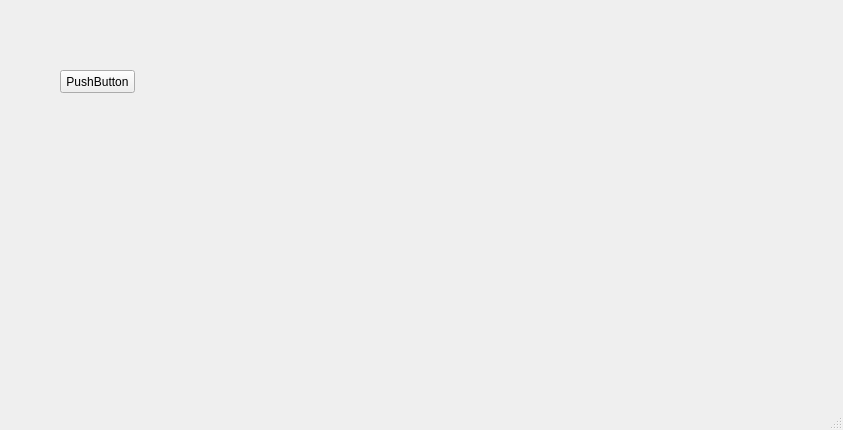
<?xml version="1.0" encoding="UTF-8"?>
<ui version="4.0">
 <class>MainWindow</class>
 <widget class="QMainWindow" name="MainWindow">
  <property name="geometry">
   <rect>
    <x>0</x>
    <y>0</y>
    <width>843</width>
    <height>430</height>
   </rect>
  </property>
  <property name="windowTitle">
   <string>MainWindow</string>
  </property>
  <widget class="QWidget" name="centralwidget">
   <widget class="QPushButton" name="pushButton">
    <property name="geometry">
     <rect>
      <x>60</x>
      <y>70</y>
      <width>75</width>
      <height>23</height>
     </rect>
    </property>
    <property name="text">
     <string>PushButton</string>
    </property>
   </widget>
  </widget>
  <widget class="QMenuBar" name="menubar">
   <property name="geometry">
    <rect>
     <x>0</x>
     <y>0</y>
     <width>843</width>
     <height>23</height>
    </rect>
   </property>
  </widget>
  <widget class="QStatusBar" name="statusbar"/>
 </widget>
 <resources/>
 <connections>
  <connection>
   <sender>pushButton</sender>
   <signal>clicked()</signal>
   <receiver>pushButton</receiver>
   <slot>click()</slot>
   <hints>
    <hint type="sourcelabel">
     <x>134</x>
     <y>112</y>
    </hint>
    <hint type="destinationlabel">
     <x>134</x>
     <y>93</y>
    </hint>
   </hints>
  </connection>
 </connections>
</ui>
